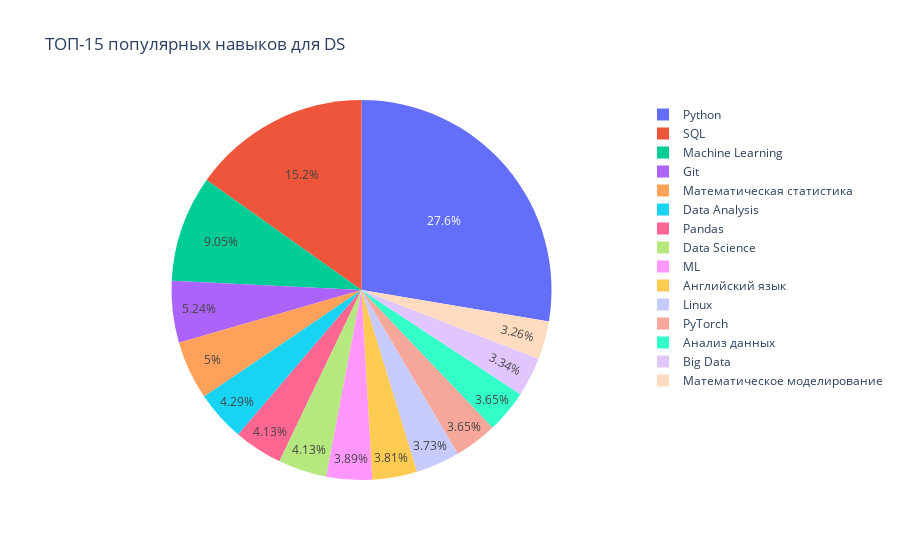

The notebook cell this image was saved under:
### Code cell
# Строим круговую диаграмму по количеству упоминаний самых распостраненых навыков в вакансиях DS
fig = px.pie(
    data_frame=skills,
    values=skills.skill_count,
    names=skills.skill,
    title='ТОП-15 популярных навыков для DS'
)
fig.update_layout(
legend=dict(
        y=1, 
        x=1,
        title_text=""
    )
)      
fig.show()

### Figure 1 — Plotly figure (JSON) as saved in the notebook; plotly's stock layout.template omitted (floating-point values rounded to 4 significant figures)
{"data": [{"domain": {"x": [0, 1], "y": [0, 1]}, "hovertemplate": "skill=%{label}<br>skill_count=%{value}<extra></extra>", "labels": ["Python", "SQL", "Machine Learning", "Git", "Математическая статистика", "Data Analysis", "Pandas", "Data Science", "ML", "Английский язык", "Linux", "PyTorch", "Анализ данных", "Big Data", "Математическое моделирование"], "legendgroup": "", "name": "", "showlegend": true, "type": "pie", "values": [348, 191, 114, 66, 63, 54, 52, 52, 49, 48, 47, 46, 46, 42, 41]}], "layout": {"legend": {"title": {"text": ""}, "tracegroupgap": 0, "x": 1, "y": 1}, "title": {"text": "ТОП-15 популярных навыков для DS"}}}
